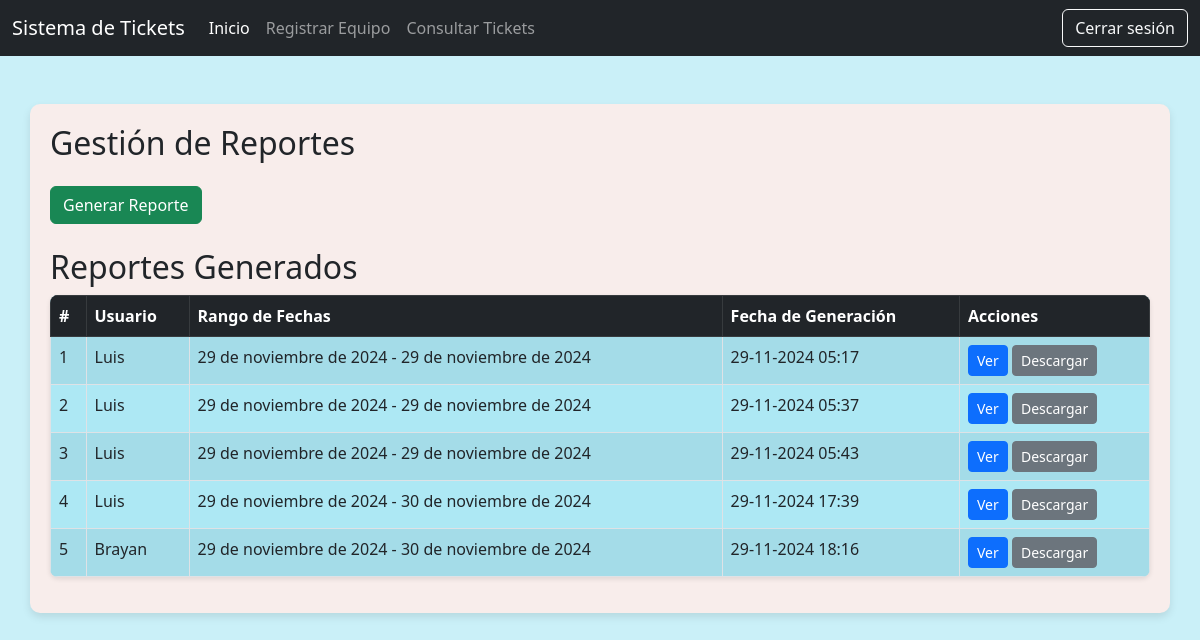
Page /accounts/dueño/report_list (signed in) on the committed database.
### tickets/models.py (models this page shows, shortened)
class Report(models.Model):
    usuario = models.ForeignKey(
        User,
        on_delete=models.CASCADE,
        related_name='reportes'
    )
    fecha_inicio = models.DateField()
    fecha_fin = models.DateField()
    fecha_generacion = models.DateTimeField(auto_now_add=True)

### registration/views.py (called while the page is built)
    def get_queryset(self):
        queryset = Report.objects.all()
        fecha_inicio = self.request.GET.get('fecha_inicio')
        fecha_fin = self.request.GET.get('fecha_fin')
        tipo_reporte = self.request.GET.get('tipo_reporte')
        if fecha_inicio and fecha_fin:
            queryset = queryset.filter(
                fecha_inicio__gte=fecha_inicio,
                fecha_fin__lte=fecha_fin
            )
        if tipo_reporte:
            if tipo_reporte == 'tecnico':
                queryset = queryset.filter(tecnico__isnull=False)
            elif tipo_reporte == 'vendedor':
                queryset = queryset.filter(vendedor__isnull=False)
        return queryset

    def get_context_data(self, **kwargs):
        context = super().get_context_data(**kwargs)
        context['fecha_inicio'] = self.request.GET.get('fecha_inicio', '')
        context['fecha_fin'] = self.request.GET.get('fecha_fin', '')
        context['tipo_reporte'] = self.request.GET.get('tipo_reporte', '')
        return context

### registration/templates/registration/dueño_report_list.html (shortened to what this page needs)
{% extends "core/base.html" %}
{% block content %}
<div class="container mt-5">
    <h2 class="mb-4">Gestión de Reportes</h2>
    <div class="mb-4">
        <div class="col">
            <a href="{% url "reports_create" %}" class="btn btn-success">Generar Reporte</a>
        </div>
    </div>
    <div>
        <h2>Reportes Generados</h2>
        <table class="table table-bordered table-striped">
            <thead class='table-dark'>
                <tr>
                    <th>#</th>
                    <th>Usuario</th>
                    <th>Rango de Fechas</th>
                    <th>Fecha de Generación</th>
                    <th>Acciones</th>
                </tr>
            </thead>
            <tbody>
                {% for reporte in reports %}
                <tr>
                    <td>{{ forloop.counter }}</td>
                    <td>{{ reporte.usuario }}</td>
                    <td>{{ reporte.fecha_inicio }} - {{ reporte.fecha_fin }}</td>
                    <td>{{ reporte.fecha_generacion|date:"d-m-Y H:i" }}</td>
                    <td>
                        <a href="{% url "reports_detail" reporte.id %}" class="btn btn-primary btn-sm">Ver</a>
                        <a href="#" class="btn btn-secondary btn-sm">Descargar</a>
                    </td>
                </tr>
                {% empty %}
                <tr>
                    <td colspan="5" class="text-center">No hay reportes generados.</td>
                </tr>
                {% endfor %}
            </tbody>
        </table>
    </div>
</div>
{% endblock  %}

### core/templates/core/base.html (style rules this page uses)
body { background-color: #caf0f8; }
.container { background-color: #f8edeb; padding: 20px; border-radius: 10px; box-shadow: 0 4px 8px rgba(0, 0, 0, 0.1); }
table { background-color: #ade8f4; box-shadow: 0 2px 5px rgba(0, 0, 0, 0.1); border-radius: 8px; overflow: hidden; }

### rows in the picture
Report: usuario "Luis", fecha_inicio "29 de noviembre de 2024", fecha_fin "29 de noviembre de 2024", fecha_generacion "29-11-2024 05:17"
Report: usuario "Luis", fecha_inicio "29 de noviembre de 2024", fecha_fin "29 de noviembre de 2024", fecha_generacion "29-11-2024 05:37"
Report: usuario "Luis", fecha_inicio "29 de noviembre de 2024", fecha_fin "29 de noviembre de 2024", fecha_generacion "29-11-2024 05:43"
Report: usuario "Luis", fecha_inicio "29 de noviembre de 2024", fecha_fin "30 de noviembre de 2024", fecha_generacion "29-11-2024 17:39"
Report: usuario "Brayan", fecha_inicio "29 de noviembre de 2024", fecha_fin "30 de noviembre de 2024", fecha_generacion "29-11-2024 18:16"
